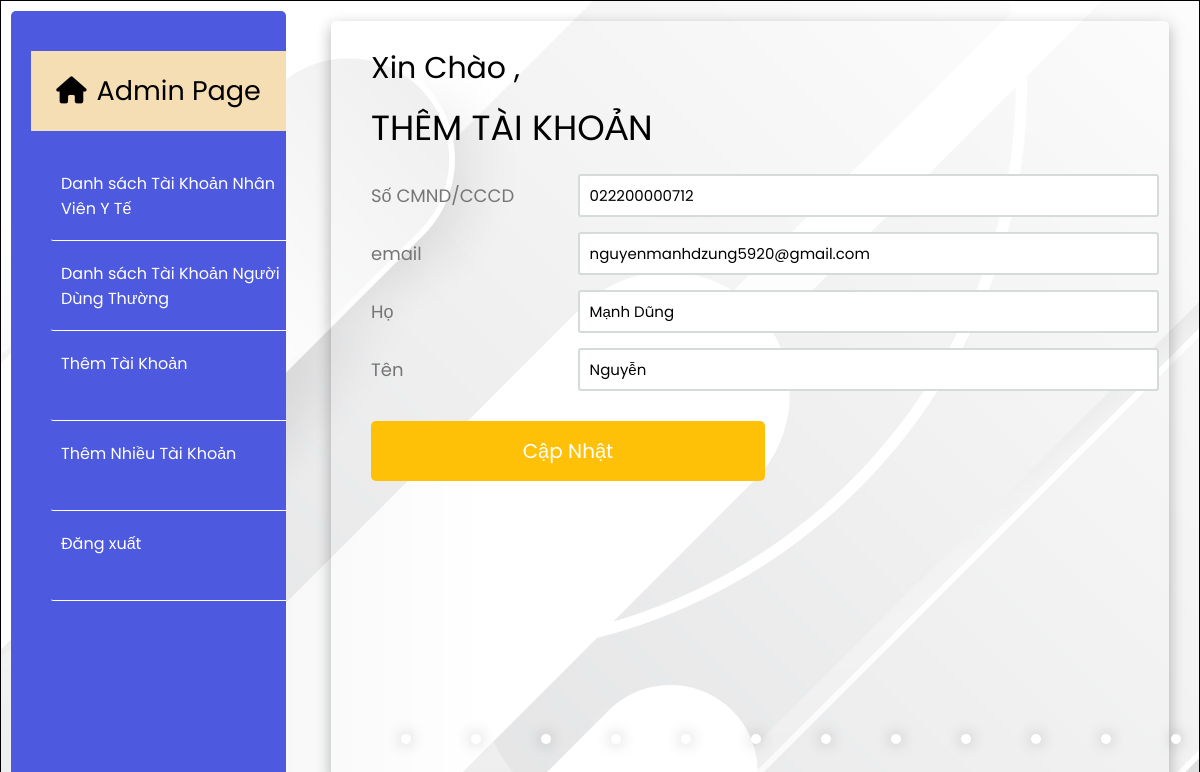
Screenshot of /sys_admin/update/1 (signed in) with the database file from the repository.
### authentication/models.py (models this page shows)
class User(AbstractUser):
    is_normal_user = models.BooleanField(default=True)
    is_MOH = models.BooleanField(default=False)

### system_admin/views.py (the view, shortened to what this page needs)
# urls.py: path('update/<id>', views.update, name="update"),
def update(request, id):
    if request.user.is_authenticated:
        user1 = {
            'user': User.objects.get(id=id)
        }
    else:
        messages.error(request, "Vui lòng đăng nhập để tiếp tục")
        return redirect('http://127.0.0.1:8000/sys_admin/login')
    return render(request, 'update_user.html', user1)

### system_admin/templates/update_user.html (shortened to what this page needs)
{% load static %}
<!DOCTYPE html>
<html>
<head>
    <link rel="stylesheet" href="https://cdnjs.cloudflare.com/ajax/libs/font-awesome/6.0.0-beta3/css/all.min.css"/>
    <link rel="stylesheet" href="{% static 'style.css' %}">
</head>
<body>
    <div class="navigation">
        <div class="wrapper">
            <div class="decoration">
                <p><i class="fas fa-home"></i>Admin Page</p>
             </div>
            <ul>
                <li class="list">
                    <a href="http://127.0.0.1:8000/sys_admin/list-moh/">
                        <span class="title">Danh sách Tài Khoản Nhân Viên Y Tế</span>
                    </a>
                </li>
                <li class="list">
                    <a href="http://127.0.0.1:8000/sys_admin/list-normal/">
                        <span class="title">Danh sách Tài Khoản Người Dùng Thường</span>
                    </a>
                </li>
                <li class="list">
                    <a href="http://127.0.0.1:8000/sys_admin/add/">
                        <span class="title">Thêm Tài Khoản</span>
                    </a>
                </li>
                <li class="list">
                    <a href="http://127.0.0.1:8000/sys_admin/upload/">
                        <span class="title">Thêm Nhiều Tài Khoản</span>
                    </a>
                </li>
                <li>
                    <a href="http://127.0.0.1:8000/sys_admin/logout/">
                        <span class="title">Đăng xuất</span>
                    </a>
                </li>
            </ul>
        </div>
    </div>
    <div class="main">
        <div class="wrapper">
            <div class="greeting">
                Xin Chào {{request.user.first_name}} {{request.user.last_name}},
            </div>
            <div class="title" style="font-size: 35px;">
                THÊM TÀI KHOẢN
            </div>
            <form class="form" action="" method="post">
                <div class="inputfield">
                    <label>Số CMND/CCCD</label>
                    <input type="text" class="input" value="{{user.username}}" name="national_id">
                </div>
                <div class="inputfield">
                    <label>email</label>
                    <input type="text" class="input" value="{{user.email}}" name="email">
                </div>
                <div class="inputfield">
                    <label>Họ</label>
                    <input type="text" class="input" value="{{user.first_name}}" name="fname">
                </div>
                <div class="inputfield">
                    <label>Tên</label>
                    <input type="text" class="input" value="{{user.last_name}}" name="lname">
                </div>
                <div class="inputfield">
                    <input type="submit" value="Cập Nhật" class="btn" name="submit">
                </div>
            </form>
            <div class="filler">
                <div class="dot num1"></div>
                <div class="dot num2"></div>
                <div class="dot num3"></div>
                <div class="dot num4"></div>
                <div class="dot num5"></div>
                <div class="dot num6"></div>
                <div class="dot num1"></div>
                <div class="dot num2"></div>
                <div class="dot num3"></div>
                <div class="dot num4"></div>
                <div class="dot num5"></div>
                <div class="dot num6"></div>
            </div>
        </div>
    </div>
</body>
</html>

### system_admin/static/style.css (style rules this page uses)
* { margin: 0; padding: 0; box-sizing: border-box; font-family: 'Poppins', sans-serif; }
body { position: relative; width: 100%; height: 100vh; display: flex; border: 1px solid black; background: url('/static/images/whitebg.jpg'); overflow: hidden; }
.navigation { display: flex; width: 20vw; min-width: 300px; height: 100%; padding-right: 5px; }
.navigation .wrapper { padding: 40px 0 10px 20px; margin: 10px 10px; width: 100%; border-radius: 5px; background: #4d59df; }
.navigation .wrapper .decoration { width: 100%; height: 10vh; background-color: wheat; margin-bottom: 30px; display: flex; }
.navigation .wrapper .decoration p { font-size: 27px; margin: auto; color: #000; }
.navigation .wrapper .decoration i { margin-right: 10px; }
.navigation .wrapper ul { list-style: none; }
.navigation .wrapper ul li { position: relative; display: block; width: auto; margin: 10px 0 10px 20px; margin-top: 10px; margin-bottom: 10px; background: #4d59df; height: 80px; border-bottom: 0.5px solid white; cursor: pointer; transition: 0.5s ease; border-radius: 2px 0 0 2px; }
.navigation .wrapper ul li a { position: relative; display: block; width: 100%; padding-top: 10px; padding-left: 10px; height: 50px; color: #fff; text-decoration: none; border-radius: 5px; cursor: pointer; }
.main { display: flex; width: 80%; height: 100%; }
.main .wrapper { position: relative; background-color: transparent; padding: 15px 10px 10px 40px; margin: 20px 30px; width: 100%; opacity: 1; border-radius: 5px; box-shadow: inset; box-shadow: 0 5px 15px rgba(0,0,0 , 0.3); }
.main .wrapper .greeting { font-size: 30px; margin-top: 10px; }
.main .wrapper .title { margin-top: 10px; margin-bottom: 20px; font-size: 25px ; }
.wrapper .form { width: 100%; }
.wrapper .form .inputfield { margin-bottom: 15px; display: flex; align-items: center; }
.wrapper .form .inputfield label { width: 200px; color: #757575; margin-right: 10px; font-size: 18px; }
.wrapper .form .inputfield .input, .wrapper .form .inputfield .textarea { width: 75%; border: 2px solid #d5dbd9; font-size: 15px; padding: 8px 10px; border-radius: 3px; }
.wrapper .form .inputfield .btn { width: 50%; margin-top: 15px; padding: 15px 15px; font-size: 20px; border: 0px; background: #fec107; color: #fff; cursor: pointer; border-radius: 5px; outline: none; }
.wrapper .form .inputfield:last-child { margin-bottom: 0; }
.wrapper .inputfield label { font-size: 25px; }
.wrapper .inputfield input { cursor: pointer; padding: 10px; }
.wrapper .filler { position: absolute; transform: translateY(55px); bottom: 0; width: 70vw; height: 100px; display: flex; justify-content: space-around; }
.wrapper .filler .dot { border-radius: 50%; width: 10px; height: 10px; background-color: white; box-shadow: 0 0 15px rgba(0,0,0 , 0.3); }
.wrapper .filler .num1 { animation: rainbow 3s infinite; }
.wrapper .filler .num2 { animation: rainbow 4s infinite; }
.wrapper .filler .num3 { animation: rainbow 5s infinite; }
.wrapper .filler .num4 { animation: rainbow 6s infinite; }
.wrapper .filler .num5 { animation: rainbow 5s infinite; }
.wrapper .filler .num6 { animation: rainbow 4s infinite; }

### rows the page displays
User: national_id "022200000712", email "nguyenmanhdzung5920@gmail.com", fname "Mạnh Dũng", lname "Nguyễn"
